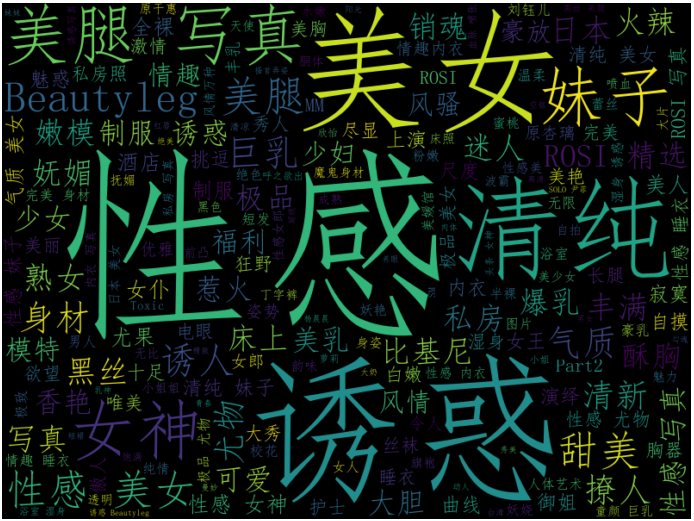

The script that drew this image:
#!/usr/bin/env python3
# -*- coding: utf-8 -*-

import time
import requests
from bs4 import BeautifulSoup
import jieba
from wordcloud import WordCloud
import matplotlib.pyplot as plt

Hostreferer = {
    'User-Agent': 'Mozilla/5.0 (Windows NT 10.0; Win64; x64; rv:64.0) Gecko/20100101 Firefox/64.0',
    'Host': 'www.mzitu.com',
    'Accept': 'text/html,application/xhtml+xml,application/xml;q=0.9,*/*;q=0.8',
    'Accept-Language': 'zh-CN,zh;q=0.8,zh-TW;q=0.7,zh-HK;q=0.5,en-US;q=0.3,en;q=0.2',
    'Accept-Encoding': 'gzip, deflate',
    'Referer': 'https://www.mzitu.com'
}


def get_html(url):  # 获得页面html代码
    req = requests.get(url, headers=Hostreferer, timeout=20)
    return req.text


def getAllWords():
    alltext = ""
    html = get_html("https://www.mzitu.com/")
    soup = BeautifulSoup(html, 'lxml')
    #print(soup.find_all("a", attrs={"class": "page-numbers"}))
    all_pages = int(
        (soup.find_all("a", attrs={"class": "page-numbers"}))[3].contents[0])  # 获取总概览页面数
    page_range = range(1, all_pages + 1, 1)

    for which in page_range:
        html = get_html("https://www.mzitu.com/page/" + str(which) + "/")
        soup = BeautifulSoup(html, 'lxml')
        div = soup.find_all("div", attrs={"class": "postlist"})
        href = div[0].find_all("a", attrs={"target": "_blank"})
        href_range = range(0, len(href), 1)
        for i in href_range:
            if i % 2 == 0:
                continue
            alltext = alltext + " " + href[i].text
        time.sleep(1)
        #print("第" + which + "页")

    # returned is a generator
    return jieba.cut(alltext)


def main():
    alltext = " ".join(getAllWords())
    # with open("mmdesc.txt", "w") as f:
    #    f.write(alltext)
    # print(alltext)
    wordcloud = WordCloud(
        font_path="c:/windows/fonts/simfang.ttf",
        background_color="black",
        width=800,
        height=600
    ).generate(alltext)
    plt.imshow(wordcloud, interpolation='bilinear')
    plt.axis("off")
    plt.show()


if __name__ == '__main__':
    main()
